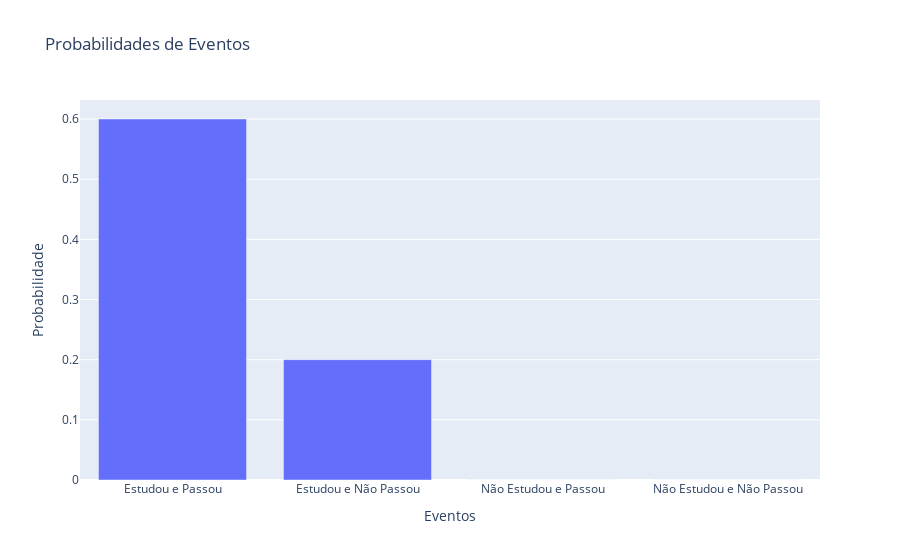

Notebook source saved alongside this figure:
### Code cell
# Instalar e importar a biblioteca Plotly
# pip install plotly
import plotly.graph_objects as go

# Definindo os eventos
P_B = 0.8  # Probabilidade de estudar
P_A_and_B = 0.6  # Probabilidade de passar e estudar
P_A_given_B = P_A_and_B / P_B  # Cálculo da probabilidade condicional

# Criando os dados para o gráfico
eventos = ['Estudou e Passou', 'Estudou e Não Passou', 'Não Estudou e Passou', 'Não Estudou e Não Passou']
probabilidades = [P_A_and_B, P_B - P_A_and_B, 0, 0]  # Simplificação para o exemplo

# Gráfico
fig = go.Figure(data=[go.Bar(x=eventos, y=probabilidades)])
fig.update_layout(title='Probabilidades de Eventos',
                  xaxis_title='Eventos',
                  yaxis_title='Probabilidade')

fig.show()

### Figure 1 — Plotly figure (JSON) as saved in the notebook; plotly's stock layout.template omitted (floating-point values rounded to 4 significant figures)
{"data": [{"type": "bar", "x": ["Estudou e Passou", "Estudou e Não Passou", "Não Estudou e Passou", "Não Estudou e Não Passou"], "y": [0.6, 0.2, 0, 0]}], "layout": {"title": {"text": "Probabilidades de Eventos"}, "xaxis": {"title": {"text": "Eventos"}}, "yaxis": {"title": {"text": "Probabilidade"}}}}
